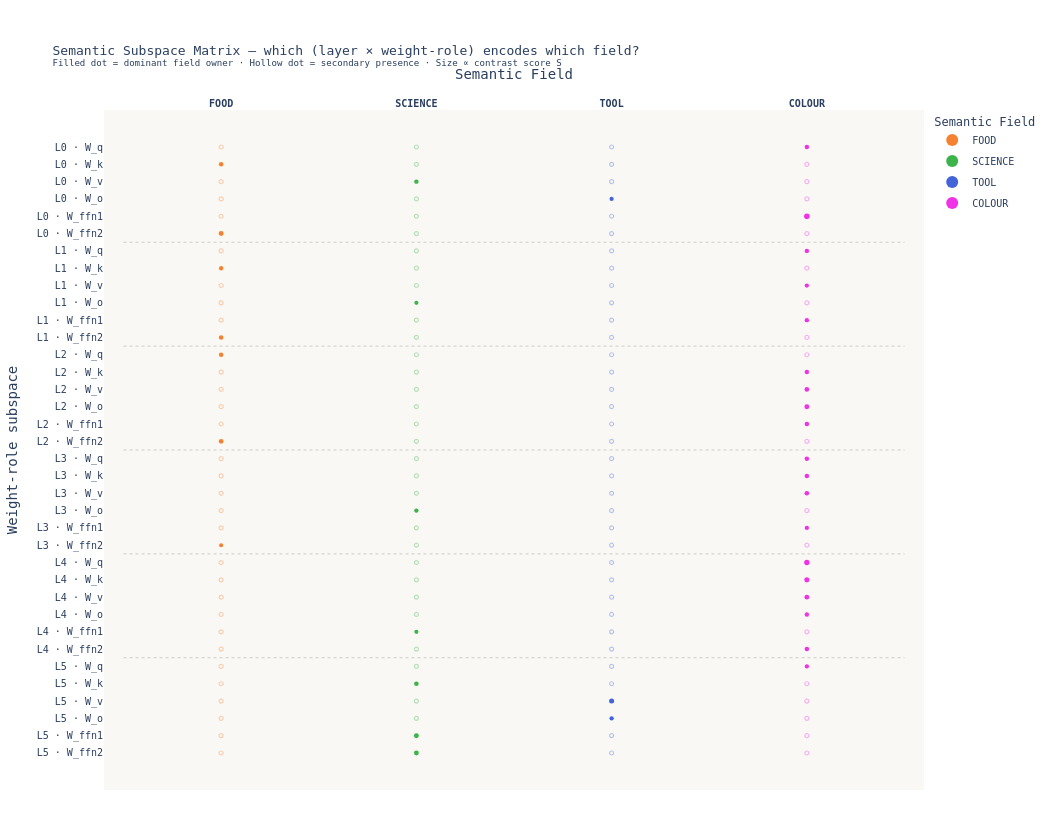

Write notebook code for a chart like this one.
### Markdown cell above
### 3.3 — Probe B: Semantic Subspace Matrix Diagram

### Code cell
# ─────────────────────────────────────────────────────────────────────────────
# §3.3  Semantic Subspace Matrix Diagram
# Answers: which (layer, weight-role) subspace encodes which semantic field?
# ─────────────────────────────────────────────────────────────────────────────

ALL_ROLES = ["W_q", "W_k", "W_v", "W_o", "W_ffn1", "W_ffn2"]
field_names = list(SEMANTIC_FIELDS.keys())
n_fields    = len(field_names)

# ── 1. Build full activation matrix for all 6 roles (incl FFN) ──────────────
col_names_full = [f"L{i}_{r}" for i in range(n_layers) for r in ALL_ROLES]
act_full = np.zeros((N, n_layers * len(ALL_ROLES)))

for n_idx, word_vec in enumerate(X_pass):
    col = 0
    for i in range(n_layers):
        for role in ALL_ROLES:
            W = weights[(i, role)]
            act_full[n_idx, col] = activation_energy(W, word_vec)
            col += 1

df_full = pd.DataFrame(act_full, columns=col_names_full)
df_full["word"]  = words
df_full["field"] = labels

# ── 2. Compute per-(subspace, field) contrast score S ───────────────────────
# subspace_keys: list of (layer_idx, role) tuples in display order
subspace_keys = [(i, r) for i in range(n_layers) for r in ALL_ROLES]
n_subspaces   = len(subspace_keys)

# S_matrix[subspace_idx, field_idx] = contrast score ∈ [-1, +1]
S_matrix = np.zeros((n_subspaces, n_fields))

for s_idx, (i, role) in enumerate(subspace_keys):
    col = f"L{i}_{role}"
    for f_idx, field in enumerate(field_names):
        mask_f   = labels == field
        mask_nf  = ~mask_f
        mu_f  = df_full.loc[mask_f,  col].mean()
        mu_nf = df_full.loc[mask_nf, col].mean()
        S_matrix[s_idx, f_idx] = (mu_f - mu_nf) / (mu_f + mu_nf + 1e-9)

# Dominant field per subspace (highest contrast)
dominant_field_idx = np.argmax(S_matrix, axis=1)  # (n_subspaces,)

# ── 3. Per-subspace top-3 contributing words ─────────────────────────────────
def top3_words_for_subspace(i, role, field):
    """Return 3 words from `field` with highest activation in subspace (i, role)."""
    col  = f"L{i}_{role}"
    mask = labels == field
    sub  = df_full.loc[mask, ["word", col]].nlargest(3, col)
    return ", ".join(sub["word"].tolist())

print(FIELD_COLOURS)

# ── 4. Build Plotly scatter (matrix of dots) ─────────────────────────────────
# Palette: one colour per semantic field (10 fields, qualitative)
field_colour_map = {f: FIELD_COLOURS[f] for f in field_names}

# Y-axis: subspace labels  e.g. "L0 · W_q"
subspace_labels = [f"L{i} · {r}" for (i, r) in subspace_keys]

# Row grouping — draw horizontal separators between layers
# Subplot row height proportional; we use a single scatter with manual sizing

DOT_MAX = 36   # max marker pixel size
DOT_MIN = 4

fig_ssm = go.Figure()

for f_idx, field in enumerate(field_names):
    xs, ys        = [], []
    sizes         = []
    opacities_list = []
    hover_texts   = []

    for s_idx, (i, role) in enumerate(subspace_keys):
        score = S_matrix[s_idx, f_idx]
        is_dominant = (dominant_field_idx[s_idx] == f_idx)

        xs.append(f_idx)
        ys.append(s_idx)

        # size proportional to |score|, clamped
        raw_size = DOT_MIN + (DOT_MAX - DOT_MIN) * abs(score)
        sizes.append(float(np.clip(raw_size, DOT_MIN, DOT_MAX)))

        top3 = top3_words_for_subspace(i, role, field) if score > 0 else "—"
        hover_texts.append(
            f"<b>{field}</b> in {subspace_labels[s_idx]}<br>"
            f"Contrast S = {score:.3f}<br>"
            f"Dominant: {'✓' if is_dominant else '✗'}<br>"
            f"Top words: {top3}"
        )
        opacities_list.append(1.0 if is_dominant else 0.18)

    # dominant dots rendered as filled circles; non-dominant as hollow (using symbol)
    # Plotly doesn't support per-point opacity in a single trace; split into 2 traces
    dom_mask   = [dominant_field_idx[s_idx] == f_idx for s_idx in range(n_subspaces)]
    ndom_mask  = [not m for m in dom_mask]

    # Dominant trace
    fig_ssm.add_trace(go.Scatter(
        x=[f_idx for s_idx, m in enumerate(dom_mask)  if m],
        y=[s_idx for s_idx, m in enumerate(dom_mask)  if m],
        mode="markers",
        marker=dict(
            color=field_colour_map[field],
            size=[sizes[s_idx] for s_idx, m in enumerate(dom_mask)  if m],
            symbol="circle",
            line=dict(width=0),
            opacity=1.0,
        ),
        text=[hover_texts[s_idx] for s_idx, m in enumerate(dom_mask) if m],
        hovertemplate="%{text}<extra></extra>",
        name=field,
        legendgroup=field,
        showlegend=True,
    ))

    # Non-dominant trace (same colour, small hollow dot)
    if any(ndom_mask):
        fig_ssm.add_trace(go.Scatter(
            x=[f_idx for s_idx, m in enumerate(ndom_mask) if m],
            y=[s_idx for s_idx, m in enumerate(ndom_mask) if m],
            mode="markers",
            marker=dict(
                color="rgba(0,0,0,0)",
                size=[max(DOT_MIN, sizes[s_idx] * 0.55)
                      for s_idx, m in enumerate(ndom_mask) if m],
                symbol="circle",
                line=dict(width=1.2, color=field_colour_map[field]),
                opacity=0.35,
            ),
            text=[hover_texts[s_idx] for s_idx, m in enumerate(ndom_mask) if m],
            hovertemplate="%{text}<extra></extra>",
            name=field,
            legendgroup=field,
            showlegend=False,
        ))

# ── 5. Horizontal separator lines between layers ─────────────────────────────
for i in range(1, n_layers):
    sep_y = i * len(ALL_ROLES) - 0.5
    fig_ssm.add_shape(
        type="line",
        x0=-0.5, x1=n_fields - 0.5,
        y0=sep_y, y1=sep_y,
        line=dict(color="rgba(120,120,120,0.35)", width=1, dash="dot"),
    )

# ── 6. Layer band annotations (right-hand side) ──────────────────────────────
for i in range(n_layers):
    mid_y = i * len(ALL_ROLES) + (len(ALL_ROLES) - 1) / 2
    fig_ssm.add_annotation(
        x=n_fields - 0.1, y=mid_y,
        text=f"<b>Layer {i}</b>",
        showarrow=False,
        xanchor="left",
        font=dict(size=10, color="#666", family="monospace"),
        xref="x", yref="y",
    )

# ── 7. Layout ─────────────────────────────────────────────────────────────────
fig_ssm.update_layout(
    title=dict(
        text=(
            "Semantic Subspace Matrix — which (layer × weight-role) encodes which field?<br>"
            "<sup>Filled dot = dominant field owner · Hollow dot = secondary presence · "
            "Size ∝ contrast score S</sup>"
        ),
        font=dict(size=13, family="monospace"),
    ),
    xaxis=dict(
        tickmode="array",
        tickvals=list(range(n_fields)),
        ticktext=[f"<b>{f}</b>" for f in field_names],
        tickfont=dict(size=10, family="monospace"),
        title="Semantic Field",
        showgrid=False,
        zeroline=False,
        side="top",
        range=[-0.6, n_fields - 0.4],
    ),
    yaxis=dict(
        tickmode="array",
        tickvals=list(range(n_subspaces)),
        ticktext=[f"<span style='font-family:monospace;font-size:10px'>{lbl}</span>"
                  for lbl in subspace_labels],
        tickfont=dict(size=10, family="monospace"),
        title="Weight-role subspace",
        autorange="reversed",   # layer 0 at top
        showgrid=False,
        zeroline=False,
    ),
    plot_bgcolor="#f9f8f5",
    paper_bgcolor="#ffffff",
    height=820,
    width=1050,
    margin=dict(l=90, r=120, t=110, b=30),
    legend=dict(
        title="Semantic Field",
        orientation="v",
        x=1.01, y=1.0,
        font=dict(size=10, family="monospace"),
        itemsizing="constant",
        tracegroupgap=2,
    ),
    font=dict(family="monospace"),
    hoverlabel=dict(font_family="monospace"),
)

fig_ssm.write_image(OUTPUT_DIR / "fig_03b_semantic_subspace_matrix.png", scale=2)
fig_ssm.show()
print("Saved fig_03b_semantic_subspace_matrix.png")

# ── 8. Tabular summary — dominant field per subspace ─────────────────────────
df_ssm = pd.DataFrame({
    "Subspace":        subspace_labels,
    "Dominant Field":  [field_names[i] for i in dominant_field_idx],
    "Contrast S":      [round(S_matrix[s, dominant_field_idx[s]], 4)
                        for s in range(n_subspaces)],
    "Top Words":       [top3_words_for_subspace(*subspace_keys[s],
                            field_names[dominant_field_idx[s]])
                        for s in range(n_subspaces)],
})
df_ssm.to_csv(OUTPUT_DIR / "semantic_subspace_ownership.csv", index=False)
print("\n=== Dominant field per subspace ===")
print(df_ssm.to_string(index=False))

### Figure 1 — Plotly figure (JSON) as saved in the notebook; plotly's stock layout.template omitted (floating-point values rounded to 4 significant figures)
{"data": [{"hovertemplate": "%{text}<extra></extra>", "legendgroup": "FOOD", "marker": {"color": "#f58231", "line": {"width": 0}, "opacity": 1, "size": [4.504, 4.918, 4.362, 4.573, 4.483, 4.742, 4.104], "symbol": "circle"}, "mode": "markers", "name": "FOOD", "showlegend": true, "text": ["<b>FOOD</b> in L0 · W_k<br>Contrast S = 0.016<br>Dominant: ✓<br>Top words: salad, cake, cream", "<b>FOOD</b> in L0 · W_ffn2<br>Contrast S = 0.029<br>Dominant: ✓<br>Top words: cake, pasta, cream", "<b>FOOD</b> in L1 · W_k<br>Contrast S = 0.011<br>Dominant: ✓<br>Top words: cheese, salad, cake", "<b>FOOD</b> in L1 · W_ffn2<br>Contrast S = 0.018<br>Dominant: ✓<br>Top words: pasta, cheese, cake", "<b>FOOD</b> in L2 · W_q<br>Contrast S = 0.015<br>Dominant: ✓<br>Top words: chocolate, milk, butter", "<b>FOOD</b> in L2 · W_ffn2<br>Contrast S = 0.023<br>Dominant: ✓<br>Top words: cake, pasta, cream", "<b>FOOD</b> in L3 · W_ffn2<br>Contrast S = 0.003<br>Dominant: ✓<br>Top words: pasta, bread, milk"], "type": "scatter", "x": [0, 0, 0, 0, 0, 0, 0], "y": [1, 5, 7, 11, 12, 17, 23]}, {"hovertemplate": "%{text}<extra></extra>", "legendgroup": "FOOD", "marker": {"color": "rgba(0,0,0,0)", "line": {"color": "#f58231", "width": 1.2}, "opacity": 0.35, "size": [4, 4, 4, 4, 4, 4, 4, 4, 4, 4, 4, 4, 4, 4, 4, 4, 4, 4, 4, 4, 4, 4, 4, 4, 4, 4, 4, 4, 4], "symbol": "circle"}, "mode": "markers", "name": "FOOD", "showlegend": false, "text": ["<b>FOOD</b> in L0 · W_q<br>Contrast S = 0.001<br>Dominant: ✗<br>Top words: cake, cheese, beer", "<b>FOOD</b> in L0 · W_v<br>Contrast S = -0.001<br>Dominant: ✗<br>Top words: —", "<b>FOOD</b> in L0 · W_o<br>Contrast S = -0.005<br>Dominant: ✗<br>Top words: —", "<b>FOOD</b> in L0 · W_ffn1<br>Contrast S = 0.004<br>Dominant: ✗<br>Top words: beer, wine, cream", "<b>FOOD</b> in L1 · W_q<br>Contrast S = 0.008<br>Dominant: ✗<br>Top words: cake, milk, honey", "<b>FOOD</b> in L1 · W_v<br>Contrast S = 0.003<br>Dominant: ✗<br>Top words: bread, curry, pasta", "<b>FOOD</b> in L1 · W_o<br>Contrast S = 0.003<br>Dominant: ✗<br>Top words: salad, coffee, cream", "<b>FOOD</b> in L1 · W_ffn1<br>Contrast S = 0.001<br>Dominant: ✗<br>Top words: milk, butter, bread", "<b>FOOD</b> in L2 · W_k<br>Contrast S = 0.008<br>Dominant: ✗<br>Top words: cheese, salad, cake", "<b>FOOD</b> in L2 · W_v<br>Contrast S = -0.004<br>Dominant: ✗<br>Top words: —", "<b>FOOD</b> in L2 · W_o<br>Contrast S = -0.001<br>Dominant: ✗<br>Top words: —", "<b>FOOD</b> in L2 · W_ffn1<br>Contrast S = -0.007<br>Dominant: ✗<br>Top words: —", "<b>FOOD</b> in L3 · W_q<br>Contrast S = -0.005<br>Dominant: ✗<br>Top words: —", "<b>FOOD</b> in L3 · W_k<br>Contrast S = 0.013<br>Dominant: ✗<br>Top words: cake, pasta, honey", "<b>FOOD</b> in L3 · W_v<br>Contrast S = -0.001<br>Dominant: ✗<br>Top words: —", "<b>FOOD</b> in L3 · W_o<br>Contrast S = -0.018<br>Dominant: ✗<br>Top words: —", "<b>FOOD</b> in L3 · W_ffn1<br>Contrast S = -0.005<br>Dominant: ✗<br>Top words: —", "<b>FOOD</b> in L4 · W_q<br>Contrast S = -0.006<br>Dominant: ✗<br>Top words: —", "<b>FOOD</b> in L4 · W_k<br>Contrast S = -0.001<br>Dominant: ✗<br>Top words: —", "<b>FOOD</b> in L4 · W_v<br>Contrast S = 0.006<br>Dominant: ✗<br>Top words: milk, chocolate, curry", "<b>FOOD</b> in L4 · W_o<br>Contrast S = -0.007<br>Dominant: ✗<br>Top words: —", "<b>FOOD</b> in L4 · W_ffn1<br>Contrast S = 0.001<br>Dominant: ✗<br>Top words: bread, rice, pasta", "<b>FOOD</b> in L4 · W_ffn2<br>Contrast S = -0.008<br>Dominant: ✗<br>Top words: —", "<b>FOOD</b> in L5 · W_q<br>Contrast S = -0.010<br>Dominant: ✗<br>Top words: —", "<b>FOOD</b> in L5 · W_k<br>Contrast S = -0.009<br>Dominant: ✗<br>Top words: —", "<b>FOOD</b> in L5 · W_v<br>Contrast S = -0.011<br>Dominant: ✗<br>Top words: —", "<b>FOOD</b> in L5 · W_o<br>Contrast S = -0.009<br>Dominant: ✗<br>Top words: —", "<b>FOOD</b> in L5 · W_ffn1<br>Contrast S = -0.019<br>Dominant: ✗<br>Top words: —", "<b>FOOD</b> in L5 · W_ffn2<br>Contrast S = -0.013<br>Dominant: ✗<br>Top words: —"], "type": "scatter", "x": [0, 0, 0, 0, 0, 0, 0, 0, 0, 0, 0, 0, 0, 0, 0, 0, 0, 0, 0, 0, 0, 0, 0, 0, 0, 0, 0, 0, 0], "y": [0, 2, 3, 4, 6, 8, 9, 10, 13, 14, 15, 16, 18, 19, 20, 21, 22, 24, 25, 26, 27, 28, 29, 30, 31, 32, 33, 34, 35]}, {"hovertemplate": "%{text}<extra></extra>", "legendgroup": "SCIENCE", "marker": {"color": "#3cb44b", "line": {"width": 0}, "opacity": 1, "size": [4.417, 4.146, 4.361, 4.198, 4.628, 4.916, 4.823], "symbol": "circle"}, "mode": "markers", "name": "SCIENCE", "showlegend": true, "text": ["<b>SCIENCE</b> in L0 · W_v<br>Contrast S = 0.013<br>Dominant: ✓<br>Top words: neutron, atom, atom", "<b>SCIENCE</b> in L1 · W_o<br>Contrast S = 0.005<br>Dominant: ✓<br>Top words: entropy, mass, photon", "<b>SCIENCE</b> in L3 · W_o<br>Contrast S = 0.011<br>Dominant: ✓<br>Top words: plasma, proton, electron", "<b>SCIENCE</b> in L4 · W_ffn1<br>Contrast S = 0.006<br>Dominant: ✓<br>Top words: atom, atom, neutron", "<b>SCIENCE</b> in L5 · W_k<br>Contrast S = 0.020<br>Dominant: ✓<br>Top words: virus, laser, gene", "<b>SCIENCE</b> in L5 · W_ffn1<br>Contrast S = 0.029<br>Dominant: ✓<br>Top words: energy, atom, atom", "<b>SCIENCE</b> in L5 · W_ffn2<br>Contrast S = 0.026<br>Dominant: ✓<br>Top words: energy, entropy, atom"], "type": "scatter", "x": [1, 1, 1, 1, 1, 1, 1], "y": [2, 9, 21, 28, 31, 34, 35]}, {"hovertemplate": "%{text}<extra></extra>", "legendgroup": "SCIENCE", "marker": {"color": "rgba(0,0,0,0)", "line": {"color": "#3cb44b", "width": 1.2}, "opacity": 0.35, "size": [4, 4, 4, 4, 4, 4, 4, 4, 4, 4, 4, 4, 4, 4, 4, 4, 4, 4, 4, 4, 4, 4, 4, 4, 4, 4, 4, 4, 4], "symbol": "circle"}, "mode": "markers", "name": "SCIENCE", "showlegend": false, "text": ["<b>SCIENCE</b> in L0 · W_q<br>Contrast S = -0.007<br>Dominant: ✗<br>Top words: —", "<b>SCIENCE</b> in L0 · W_k<br>Contrast S = 0.012<br>Dominant: ✗<br>Top words: atom, atom, energy", "<b>SCIENCE</b> in L0 · W_o<br>Contrast S = 0.003<br>Dominant: ✗<br>Top words: force, energy, photon", "<b>SCIENCE</b> in L0 · W_ffn1<br>Contrast S = -0.020<br>Dominant: ✗<br>Top words: —", "<b>SCIENCE</b> in L0 · W_ffn2<br>Contrast S = -0.025<br>Dominant: ✗<br>Top words: —", "<b>SCIENCE</b> in L1 · W_q<br>Contrast S = -0.017<br>Dominant: ✗<br>Top words: —", "<b>SCIENCE</b> in L1 · W_k<br>Contrast S = 0.002<br>Dominant: ✗<br>Top words: mass, gene, proton", "<b>SCIENCE</b> in L1 · W_v<br>Contrast S = 0.005<br>Dominant: ✗<br>Top words: energy, gravity, electron", "<b>SCIENCE</b> in L1 · W_ffn1<br>Contrast S = 0.003<br>Dominant: ✗<br>Top words: magnet, circuit, proton", "<b>SCIENCE</b> in L1 · W_ffn2<br>Contrast S = -0.007<br>Dominant: ✗<br>Top words: —", "<b>SCIENCE</b> in L2 · W_q<br>Contrast S = -0.003<br>Dominant: ✗<br>Top words: —", "<b>SCIENCE</b> in L2 · W_k<br>Contrast S = -0.005<br>Dominant: ✗<br>Top words: —", "<b>SCIENCE</b> in L2 · W_v<br>Contrast S = 0.014<br>Dominant: ✗<br>Top words: gravity, energy, cell", "<b>SCIENCE</b> in L2 · W_o<br>Contrast S = -0.020<br>Dominant: ✗<br>Top words: —", "<b>SCIENCE</b> in L2 · W_ffn1<br>Contrast S = 0.005<br>Dominant: ✗<br>Top words: gravity, force, energy", "<b>SCIENCE</b> in L2 · W_ffn2<br>Contrast S = -0.018<br>Dominant: ✗<br>Top words: —", "<b>SCIENCE</b> in L3 · W_q<br>Contrast S = -0.000<br>Dominant: ✗<br>Top words: —", "<b>SCIENCE</b> in L3 · W_k<br>Contrast S = -0.001<br>Dominant: ✗<br>Top words: —", "<b>SCIENCE</b> in L3 · W_v<br>Contrast S = 0.002<br>Dominant: ✗<br>Top words: energy, gravity, force", "<b>SCIENCE</b> in L3 · W_ffn1<br>Contrast S = 0.005<br>Dominant: ✗<br>Top words: mass, energy, gravity", "<b>SCIENCE</b> in L3 · W_ffn2<br>Contrast S = -0.002<br>Dominant: ✗<br>Top words: —", "<b>SCIENCE</b> in L4 · W_q<br>Contrast S = -0.021<br>Dominant: ✗<br>Top words: —", "<b>SCIENCE</b> in L4 · W_k<br>Contrast S = -0.011<br>Dominant: ✗<br>Top words: —", "<b>SCIENCE</b> in L4 · W_v<br>Contrast S = 0.001<br>Dominant: ✗<br>Top words: virus, gravity, photon", "<b>SCIENCE</b> in L4 · W_o<br>Contrast S = -0.010<br>Dominant: ✗<br>Top words: —", "<b>SCIENCE</b> in L4 · W_ffn2<br>Contrast S = 0.003<br>Dominant: ✗<br>Top words: circuit, virus, gravity", "<b>SCIENCE</b> in L5 · W_q<br>Contrast S = 0.008<br>Dominant: ✗<br>Top words: cell, magnet, atom", "<b>SCIENCE</b> in L5 · W_v<br>Contrast S = 0.008<br>Dominant: ✗<br>Top words: laser, neutron, gravity", "<b>SCIENCE</b> in L5 · W_o<br>Contrast S = 0.005<br>Dominant: ✗<br>Top words: enzyme, circuit, gene"], "type": "scatter", "x": [1, 1, 1, 1, 1, 1, 1, 1, 1, 1, 1, 1, 1, 1, 1, 1, 1, 1, 1, 1, 1, 1, 1, 1, 1, 1, 1, 1, 1], "y": [0, 1, 3, 4, 5, 6, 7, 8, 10, 11, 12, 13, 14, 15, 16, 17, 18, 19, 20, 22, 23, 24, 25, 26, 27, 29, 30, 32, 33]}, {"hovertemplate": "%{text}<extra></extra>", "legendgroup": "TOOL", "marker": {"color": "#4363d8", "line": {"width": 0}, "opacity": 1, "size": [4.167, 5.067, 4.349], "symbol": "circle"}, "mode": "markers", "name": "TOOL", "showlegend": true, "text": ["<b>TOOL</b> in L0 · W_o<br>Contrast S = 0.005<br>Dominant: ✓<br>Top words: hook, hook, forge", "<b>TOOL</b> in L5 · W_v<br>Contrast S = 0.033<br>Dominant: ✓<br>Top words: lever, forge, wheel", "<b>TOOL</b> in L5 · W_o<br>Contrast S = 0.011<br>Dominant: ✓<br>Top words: lever, spring, hook"], "type": "scatter", "x": [2, 2, 2], "y": [3, 32, 33]}, {"hovertemplate": "%{text}<extra></extra>", "legendgroup": "TOOL", "marker": {"color": "rgba(0,0,0,0)", "line": {"color": "#4363d8", "width": 1.2}, "opacity": 0.35, "size": [4, 4, 4, 4, 4, 4, 4, 4, 4, 4, 4, 4, 4, 4, 4, 4, 4, 4, 4, 4, 4, 4, 4, 4, 4, 4, 4, 4, 4, 4, 4, 4, 4], "symbol": "circle"}, "mode": "markers", "name": "TOOL", "showlegend": false, "text": ["<b>TOOL</b> in L0 · W_q<br>Contrast S = -0.009<br>Dominant: ✗<br>Top words: —", "<b>TOOL</b> in L0 · W_k<br>Contrast S = 0.005<br>Dominant: ✗<br>Top words: axle, axle, screw", "<b>TOOL</b> in L0 · W_v<br>Contrast S = -0.023<br>Dominant: ✗<br>Top words: —", "<b>TOOL</b> in L0 · W_ffn1<br>Contrast S = -0.036<br>Dominant: ✗<br>Top words: —", "<b>TOOL</b> in L0 · W_ffn2<br>Contrast S = 0.026<br>Dominant: ✗<br>Top words: hook, hook, hammer", "<b>TOOL</b> in L1 · W_q<br>Contrast S = -0.006<br>Dominant: ✗<br>Top words: —", "<b>TOOL</b> in L1 · W_k<br>Contrast S = -0.013<br>Dominant: ✗<br>Top words: —", "<b>TOOL</b> in L1 · W_v<br>Contrast S = -0.016<br>Dominant: ✗<br>Top words: —", "<b>TOOL</b> in L1 · W_o<br>Contrast S = 0.003<br>Dominant: ✗<br>Top words: bolt, saw, blade", "<b>TOOL</b> in L1 · W_ffn1<br>Contrast S = -0.016<br>Dominant: ✗<br>Top words: —", "<b>TOOL</b> in L1 · W_ffn2<br>Contrast S = 0.003<br>Dominant: ✗<br>Top words: hammer, knife, hook", "<b>TOOL</b> in L2 · W_q<br>Contrast S = -0.020<br>Dominant: ✗<br>Top words: —", "<b>TOOL</b> in L2 · W_k<br>Contrast S = -0.018<br>Dominant: ✗<br>Top words: —", "<b>TOOL</b> in L2 · W_v<br>Contrast S = -0.030<br>Dominant: ✗<br>Top words: —", "<b>TOOL</b> in L2 · W_o<br>Contrast S = -0.009<br>Dominant: ✗<br>Top words: —", "<b>TOOL</b> in L2 · W_ffn1<br>Contrast S = -0.014<br>Dominant: ✗<br>Top words: —", "<b>TOOL</b> in L2 · W_ffn2<br>Contrast S = 0.012<br>Dominant: ✗<br>Top words: hook, hook, hammer", "<b>TOOL</b> in L3 · W_q<br>Contrast S = -0.012<br>Dominant: ✗<br>Top words: —", "<b>TOOL</b> in L3 · W_k<br>Contrast S = -0.029<br>Dominant: ✗<br>Top words: —", "<b>TOOL</b> in L3 · W_v<br>Contrast S = -0.018<br>Dominant: ✗<br>Top words: —", "<b>TOOL</b> in L3 · W_o<br>Contrast S = 0.010<br>Dominant: ✗<br>Top words: saw, lever, drill", "<b>TOOL</b> in L3 · W_ffn1<br>Contrast S = -0.010<br>Dominant: ✗<br>Top words: —", "<b>TOOL</b> in L3 · W_ffn2<br>Contrast S = -0.003<br>Dominant: ✗<br>Top words: —", "<b>TOOL</b> in L4 · W_q<br>Contrast S = -0.016<br>Dominant: ✗<br>Top words: —", "<b>TOOL</b> in L4 · W_k<br>Contrast S = -0.022<br>Dominant: ✗<br>Top words: —", "<b>TOOL</b> in L4 · W_v<br>Contrast S = -0.032<br>Dominant: ✗<br>Top words: —", "<b>TOOL</b> in L4 · W_o<br>Contrast S = 0.005<br>Dominant: ✗<br>Top words: nail, hammer, bolt", "<b>TOOL</b> in L4 · W_ffn1<br>Contrast S = -0.005<br>Dominant: ✗<br>Top words: —", "<b>TOOL</b> in L4 · W_ffn2<br>Contrast S = -0.011<br>Dominant: ✗<br>Top words: —", "<b>TOOL</b> in L5 · W_q<br>Contrast S = -0.008<br>Dominant: ✗<br>Top words: —", "<b>TOOL</b> in L5 · W_k<br>Contrast S = -0.019<br>Dominant: ✗<br>Top words: —", "<b>TOOL</b> in L5 · W_ffn1<br>Contrast S = 0.005<br>Dominant: ✗<br>Top words: axle, axle, drill", "<b>TOOL</b> in L5 · W_ffn2<br>Contrast S = -0.008<br>Dominant: ✗<br>Top words: —"], "type": "scatter", "x": [2, 2, 2, 2, 2, 2, 2, 2, 2, 2, 2, 2, 2, 2, 2, 2, 2, 2, 2, 2, 2, 2, 2, 2, 2, 2, 2, 2, 2, 2, 2, 2, 2], "y": [0, 1, 2, 4, 5, 6, 7, 8, 9, 10, 11, 12, 13, 14, 15, 16, 17, 18, 19, 20, 21, 22, 23, 24, 25, 26, 27, 28, 29, 30, 31, 34, 35]}, {"hovertemplate": "%{text}<extra></extra>", "legendgroup": "COLOUR", "marker": {"color": "#f032e6", "line": {"width": 0}, "opacity": 1, "size": [4.471, 5.593, 4.467, 4.259, 4.364, 4.488, 4.651, 4.901, 4.504, 4.524, 4.51, 4.554, 4.328, 5.315, 5.057, 4.778, 4.414, 4.515, 4.308], "symbol": "circle"}, "mode": "markers", "name": "COLOUR", "showlegend": true, "text": ["<b>COLOUR</b> in L0 · W_q<br>Contrast S = 0.015<br>Dominant: ✓<br>Top words: gold, brown, grey", "<b>COLOUR</b> in L0 · W_ffn1<br>Contrast S = 0.050<br>Dominant: ✓<br>Top words: blue, black, brown", "<b>COLOUR</b> in L1 · W_q<br>Contrast S = 0.015<br>Dominant: ✓<br>Top words: gold, white, blue", "<b>COLOUR</b> in L1 · W_v<br>Contrast S = 0.008<br>Dominant: ✓<br>Top words: purple, indigo, black", "<b>COLOUR</b> in L1 · W_ffn1<br>Contrast S = 0.011<br>Dominant: ✓<br>Top words: silver, gold, white", "<b>COLOUR</b> in L2 · W_k<br>Contrast S = 0.015<br>Dominant: ✓<br>Top words: blue, gold, purple", "<b>COLOUR</b> in L2 · W_v<br>Contrast S = 0.020<br>Dominant: ✓<br>Top words: black, purple, white", "<b>COLOUR</b> in L2 · W_o<br>Contrast S = 0.028<br>Dominant: ✓<br>Top words: beige, grey, grey", "<b>COLOUR</b> in L2 · W_ffn1<br>Contrast S = 0.016<br>Dominant: ✓<br>Top words: silver, white, indigo", "<b>COLOUR</b> in L3 · W_q<br>Contrast S = 0.016<br>Dominant: ✓<br>Top words: white, grey, grey", "<b>COLOUR</b> in L3 · W_k<br>Contrast S = 0.016<br>Dominant: ✓<br>Top words: blue, pink, gold", "<b>COLOUR</b> in L3 · W_v<br>Contrast S = 0.017<br>Dominant: ✓<br>Top words: indigo, gold, black", "<b>COLOUR</b> in L3 · W_ffn1<br>Contrast S = 0.010<br>Dominant: ✓<br>Top words: silver, azure, gold", "<b>COLOUR</b> in L4 · W_q<br>Contrast S = 0.041<br>Dominant: ✓<br>Top words: blue, gold, white", "<b>COLOUR</b> in L4 · W_k<br>Contrast S = 0.033<br>Dominant: ✓<br>Top words: blue, green, gold", "<b>COLOUR</b> in L4 · W_v<br>Contrast S = 0.024<br>Dominant: ✓<br>Top words: beige, indigo, black", "<b>COLOUR</b> in L4 · W_o<br>Contrast S = 0.013<br>Dominant: ✓<br>Top words: green, violet, violet", "<b>COLOUR</b> in L4 · W_ffn2<br>Contrast S = 0.016<br>Dominant: ✓<br>Top words: blue, pink, black", "<b>COLOUR</b> in L5 · W_q<br>Contrast S = 0.010<br>Dominant: ✓<br>Top words: black, indigo, silver"], "type": "scatter", "x": [3, 3, 3, 3, 3, 3, 3, 3, 3, 3, 3, 3, 3, 3, 3, 3, 3, 3, 3], "y": [0, 4, 6, 8, 10, 13, 14, 15, 16, 18, 19, 20, 22, 24, 25, 26, 27, 29, 30]}, {"hovertemplate": "%{text}<extra></extra>", "legendgroup": "COLOUR", "marker": {"color": "rgba(0,0,0,0)", "line": {"color": "#f032e6", "width": 1.2}, "opacity": 0.35, "size": [4, 4, 4, 4, 4, 4, 4, 4, 4, 4, 4, 4, 4, 4, 4, 4, 4], "symbol": "circle"}, "mode": "markers", "name": "COLOUR", "showlegend": false, "text": ["<b>COLOUR</b> in L0 · W_k<br>Contrast S = -0.033<br>Dominant: ✗<br>Top words: —", "<b>COLOUR</b> in L0 · W_v<br>Contrast S = 0.011<br>Dominant: ✗<br>Top words: brown, gold, blue", "<b>COLOUR</b> in L0 · W_o<br>Contrast S = -0.003<br>Dominant: ✗<br>Top words: —", "<b>COLOUR</b> in L0 · W_ffn2<br>Contrast S = -0.032<br>Dominant: ✗<br>Top words: —", "<b>COLOUR</b> in L1 · W_k<br>Contrast S = -0.001<br>Dominant: ✗<br>Top words: —", "<b>COLOUR</b> in L1 · W_o<br>Contrast S = -0.010<br>Dominant: ✗<br>Top words: —", "<b>COLOUR</b> in L1 · W_ffn2<br>Contrast S = -0.015<br>Dominant: ✗<br>Top words: —", "<b>COLOUR</b> in L2 · W_q<br>Contrast S = 0.008<br>Dominant: ✗<br>Top words: white, gold, black", "<b>COLOUR</b> in L2 · W_ffn2<br>Contrast S = -0.018<br>Dominant: ✗<br>Top words: —", "<b>COLOUR</b> in L3 · W_o<br>Contrast S = -0.003<br>Dominant: ✗<br>Top words: —", "<b>COLOUR</b> in L3 · W_ffn2<br>Contrast S = 0.002<br>Dominant: ✗<br>Top words: gold, black, indigo", "<b>COLOUR</b> in L4 · W_ffn1<br>Contrast S = -0.002<br>Dominant: ✗<br>Top words: —", "<b>COLOUR</b> in L5 · W_k<br>Contrast S = 0.008<br>Dominant: ✗<br>Top words: pink, azure, red", "<b>COLOUR</b> in L5 · W_v<br>Contrast S = -0.032<br>Dominant: ✗<br>Top words: —", "<b>COLOUR</b> in L5 · W_o<br>Contrast S = -0.006<br>Dominant: ✗<br>Top words: —", "<b>COLOUR</b> in L5 · W_ffn1<br>Contrast S = -0.016<br>Dominant: ✗<br>Top words: —", "<b>COLOUR</b> in L5 · W_ffn2<br>Contrast S = -0.005<br>Dominant: ✗<br>Top words: —"], "type": "scatter", "x": [3, 3, 3, 3, 3, 3, 3, 3, 3, 3, 3, 3, 3, 3, 3, 3, 3], "y": [1, 2, 3, 5, 7, 9, 11, 12, 17, 21, 23, 28, 31, 32, 33, 34, 35]}], "layout": {"annotations": [{"font": {"color": "#666", "family": "monospace", "size": 10}, "showarrow": false, "text": "<b>Layer 0</b>", "x": 3.9, "xanchor": "left", "xref": "x", "y": 2.5, "yref": "y"}, {"font": {"color": "#666", "family": "monospace", "size": 10}, "showarrow": false, "text": "<b>Layer 1</b>", "x": 3.9, "xanchor": "left", "xref": "x", "y": 8.5, "yref": "y"}, {"font": {"color": "#666", "family": "monospace", "size": 10}, "showarrow": false, "text": "<b>Layer 2</b>", "x": 3.9, "xanchor": "left", "xref": "x", "y": 14.5, "yref": "y"}, {"font": {"color": "#666", "family": "monospace", "size": 10}, "showarrow": false, "text": "<b>Layer 3</b>", "x": 3.9, "xanchor": "left", "xref": "x", "y": 20.5, "yref": "y"}, {"font": {"color": "#666", "family": "monospace", "size": 10}, "showarrow": false, "text": "<b>Layer 4</b>", "x": 3.9, "xanchor": "left", "xref": "x", "y": 26.5, "yref": "y"}, {"font": {"color": "#666", "family": "monospace", "size": 10}, "showarrow": false, "text": "<b>Layer 5</b>", "x": 3.9, "xanchor": "left", "xref": "x", "y": 32.5, "yref": "y"}], "font": {"family": "monospace"}, "height": 820, "hoverlabel": {"font": {"family": "monospace"}}, "legend": {"font": {"family": "monospace", "size": 10}, "itemsizing": "constant", "orientation": "v", "title": {"text": "Semantic Field"}, "tracegroupgap": 2, "x": 1.01, "y": 1}, "margin": {"b": 30, "l": 90, "r": 120, "t": 110}, "paper_bgcolor": "#ffffff", "plot_bgcolor": "#f9f8f5", "shapes": [{"line": {"color": "rgba(120,120,120,0.35)", "dash": "dot", "width": 1}, "type": "line", "x0": -0.5, "x1": 3.5, "y0": 5.5, "y1": 5.5}, {"line": {"color": "rgba(120,120,120,0.35)", "dash": "dot", "width": 1}, "type": "line", "x0": -0.5, "x1": 3.5, "y0": 11.5, "y1": 11.5}, {"line": {"color": "rgba(120,120,120,0.35)", "dash": "dot", "width": 1}, "type": "line", "x0": -0.5, "x1": 3.5, "y0": 17.5, "y1": 17.5}, {"line": {"color": "rgba(120,120,120,0.35)", "dash": "dot", "width": 1}, "type": "line", "x0": -0.5, "x1": 3.5, "y0": 23.5, "y1": 23.5}, {"line": {"color": "rgba(120,120,120,0.35)", "dash": "dot", "width": 1}, "type": "line", "x0": -0.5, "x1": 3.5, "y0": 29.5, "y1": 29.5}], "title": {"font": {"family": "monospace", "size": 13}, "text": "Semantic Subspace Matrix — which (layer × weight-role) encodes which field?<br><sup>Filled dot = dominant field owner · Hollow dot = secondary presence · Size ∝ contrast score S</sup>"}, "width": 1050, "xaxis": {"range": [-0.6, 3.6], "showgrid": false, "side": "top", "tickfont": {"family": "monospace", "size": 10}, "tickmode": "array", "ticktext": ["<b>FOOD</b>", "<b>SCIENCE</b>", "<b>TOOL</b>", "<b>COLOUR</b>"], "tickvals": [0, 1, 2, 3], "title": {"text": "Semantic Field"}, "zeroline": false}, "yaxis": {"autorange": "reversed", "showgrid": false, "tickfont": {"family": "monospace", "size": 10}, "tickmode": "array", "ticktext": ["<span style='font-family:monospace;font-size:10px'>L0 · W_q</span>", "<span style='font-family:monospace;font-size:10px'>L0 · W_k</span>", "<span style='font-family:monospace;font-size:10px'>L0 · W_v</span>", "<span style='font-family:monospace;font-size:10px'>L0 · W_o</span>", "<span style='font-family:monospace;font-size:10px'>L0 · W_ffn1</span>", "<span style='font-family:monospace;font-size:10px'>L0 · W_ffn2</span>", "<span style='font-family:monospace;font-size:10px'>L1 · W_q</span>", "<span style='font-family:monospace;font-size:10px'>L1 · W_k</span>", "<span style='font-family:monospace;font-size:10px'>L1 · W_v</span>", "<span style='font-family:monospace;font-size:10px'>L1 · W_o</span>", "<span style='font-family:monospace;font-size:10px'>L1 · W_ffn1</span>", "<span style='font-family:monospace;font-size:10px'>L1 · W_ffn2</span>", "<span style='font-family:monospace;font-size:10px'>L2 · W_q</span>", "<span style='font-family:monospace;font-size:10px'>L2 · W_k</span>", "<span style='font-family:monospace;font-size:10px'>L2 · W_v</span>", "<span style='font-family:monospace;font-size:10px'>L2 · W_o</span>", "<span style='font-family:monospace;font-size:10px'>L2 · W_ffn1</span>", "<span style='font-family:monospace;font-size:10px'>L2 · W_ffn2</span>", "<span style='font-family:monospace;font-size:10px'>L3 · W_q</span>", "<span style='font-family:monospace;font-size:10px'>L3 · W_k</span>", "<span style='font-family:monospace;font-size:10px'>L3 · W_v</span>", "<span style='font-family:monospace;font-size:10px'>L3 · W_o</span>", "<span style='font-family:monospace;font-size:10px'>L3 · W_ffn1</span>", "<span style='font-family:monospace;font-size:10px'>L3 · W_ffn2</span>", "<span style='font-family:monospace;font-size:10px'>L4 · W_q</span>", "<span style='font-family:monospace;font-size:10px'>L4 · W_k</span>", "<span style='font-family:monospace;font-size:10px'>L4 · W_v</span>", "<span style='font-family:monospace;font-size:10px'>L4 · W_o</span>", "<span style='font-family:monospace;font-size:10px'>L4 · W_ffn1</span>", "<span style='font-family:monospace;font-size:10px'>L4 · W_ffn2</span>", "<span style='font-family:monospace;font-size:10px'>L5 · W_q</span>", "<span style='font-family:monospace;font-size:10px'>L5 · W_k</span>", "<span style='font-family:monospace;font-size:10px'>L5 · W_v</span>", "<span style='font-family:monospace;font-size:10px'>L5 · W_o</span>", "<span style='font-family:monospace;font-size:10px'>L5 · W_ffn1</span>", "<span style='font-family:monospace;font-size:10px'>L5 · W_ffn2</span>"], "tickvals": [0, 1, 2, 3, 4, 5, 6, 7, 8, 9, 10, 11, 12, 13, 14, 15, 16, 17, 18, 19, 20, 21, 22, 23, 24, 25, 26, 27, 28, 29, 30, 31, 32, 33, 34, 35], "title": {"text": "Weight-role subspace"}, "zeroline": false}}}
